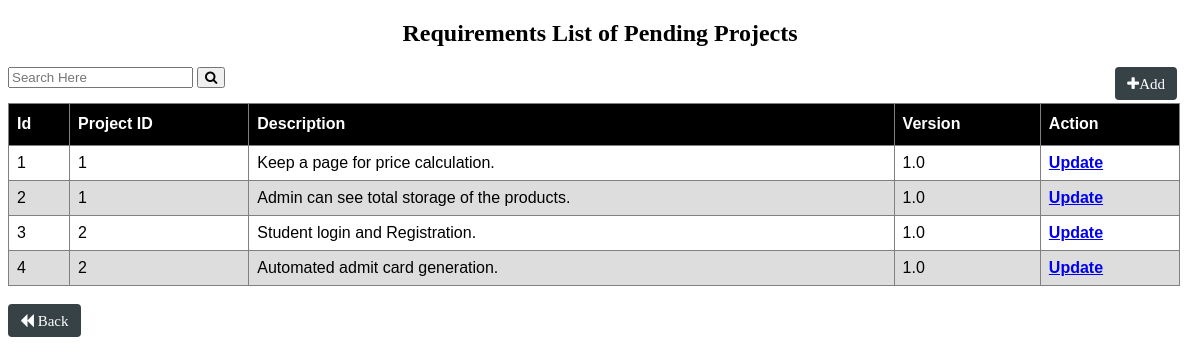
Page /requirement/future_project.php on the committed database.
### tables this page shows
CREATE TABLE `future_requirement` (
  `id` int(10) NOT NULL,
  `project_id` varchar(10) NOT NULL,
  `description` varchar(300) NOT NULL,
  `version` varchar(100) NOT NULL
);

### requirement/future_project.php (the view, shortened to what this page needs)
<?php
if(isset($_POST['search']))
{
    $valueToSearch = $_POST['valueToSearch'];
    $query = "SELECT * FROM `future_requirement` WHERE CONCAT(`id`, `project_id`, `description`, `version`) LIKE '%".$valueToSearch."%'";
    $search_result = filterTable($query);
}
 else {
    $query = "SELECT * FROM `future_requirement`";
    $search_result = filterTable($query);
}
function filterTable($query)
{
    $connect = mysqli_connect("localhost", "root", "", "finalproj");
    $filter_Result = mysqli_query($connect, $query);
    return $filter_Result;
}
?>
<!DOCTYPE html>
<html>
<head>
    <link rel="stylesheet" href="https://cdnjs.cloudflare.com/ajax/libs/font-awesome/4.7.0/css/font-awesome.min.css">
</head>
<body>
    <h2 class="h2">Requirements List of Pending Projects</h2>
        <form action="futureproject_project.php" method="post">
            <div style="float: left;">
                <input type="text" name="valueToSearch" class="btn-search" placeholder="Search Here">
                <button type="submit" name="search"><i class="fa fa-search"></i></button>
            </div>
            <div style="float: right;">
                <button class="btn"><i class="fa fa-plus" aria-hidden="true"><a style="text-decoration: none; color: white;" href="futureproject_insert.php">Add</a></i></button>
            </div>
            <br><br>
            <table>
            <thead>
              <th>Id</th>
              <th>Project ID</th>
              <th>Description</th>
              <th>Version</th>
              <th>Action</th>
            </thead>
            <tbody>
              <?php
              while ($row = mysqli_fetch_assoc($search_result)) { ?>
              <tr>
                <td> <?php echo $row['id']?> </td>
                <td> <?php echo $row['project_id']?></td>
                <td> <?php echo $row['description']?></td>
                <td> <?php echo $row['version']?> </td>
                <td>
                    <a href="futureproject_edit.php?id=<?php echo $row ['id']; ?>"><b>Update</b></a>
                </td>
              </tr>
              <?php  }  ?>
            </tbody>
          </table>
            <br>
            <button class="btn2"><i class="fa fa-backward" aria-hidden="true"><a style="text-decoration: none; color: white;" href="../cto.php"> Back</a></i></button>
        </form>
</body>
</html>

### requirement/future_project.php (style rules this page uses)
table { font-family: arial, sans-serif; border-collapse: collapse; width: 99%; border: 0.5px solid gray; }
td, th { border: 1px solid #dddddd; text-align: left; padding: 8px; border: 0.5px solid gray; }
th { background-color: black; color: white; height: 25px; }
tr:nth-child(even) { background-color: #dddddd; }
.btn { background-color: #374247; border: none; color: white; padding: 8px 12px; font-size: 15px; cursor: pointer; border-radius: 4px; float: right; margin-right: 15px; }
.btn2 { background-color: #374247; border: none; color: white; padding: 8px 12px; font-size: 15px; cursor: pointer; border-radius: 4px; }
.h2 { text-align: center; font-family: cursive; }

### rows in the picture
future_requirement: id "1", project "1", description "Keep a page for price calculation.", version "1.0"
future_requirement: id "2", project "1", description "Admin can see total storage of the products.", version "1.0"
future_requirement: id "3", project "2", description "Student login and Registration.", version "1.0"
future_requirement: id "4", project "2", description "Automated admit card generation.", version "1.0"
